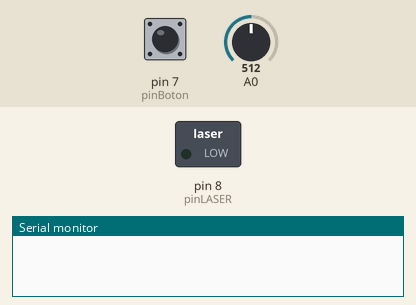
Recording of a sketch running on a simulated Arduino Uno, built with avr-gcc and run on an emulated ATmega328P. On the bench: switched loads named in the sketch (green lamp = pin HIGH), the last lines printed to the serial monitor. The inputs (shaded band) are chosen by the test bench; at power-on: pin 7 (pinBoton) LOW, A0 = 512.

Above: at 1.2 s.
1.3 s: pin 7 (pinBoton) pulled HIGH for 0.15 s
At 2.1 s:
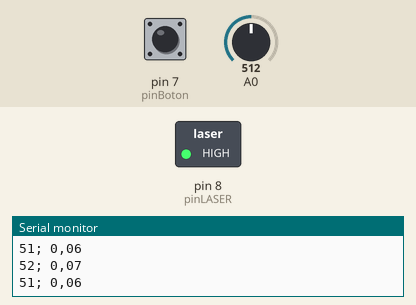
5.9 s: pin 7 (pinBoton) pulled HIGH for 1 s
At 7.0 s:
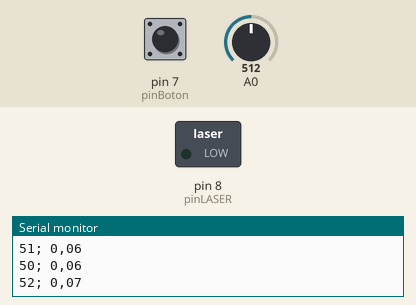
Timing chart, 0 to 8.9 s (numbered marks = the images above; inputs shaded):
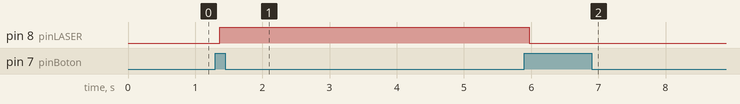

The sketch:

laser_LDR_medida_directa_reconoce_minimo_calculo_distancia.ino
```cpp
/*
 Estudiar primero cómo recibe la señal el LDR; ver su máximo, y la luz a medioambiente. Obtner valores, o la gráfica directamente
 Si obtengo la gráfica, guardr en fichero CSV y abrir con LibreOffice Calc. Represnetar y en losdatos, mostrar categorías.
 Se ven muy bien las oscialciones. Reconocer la forma de la onda, y calcular el perído.
 Comprobar con la fórmula T = 2*Pi*RAIZ(longitud/g)
 */
int pinBoton = 7;
int pinLASER = 8;

long tiempo = 0;
long tiempo1 = 0;
long diferencia = 0;

float voltage = 0;
float voltagemenos1 = 0;
float voltagemenos2 = 0;

int contar = 0;

boolean estado = false;

boolean estadoBoton = LOW;

// the setup routine runs once when you press reset:
void setup() {

  pinMode(pinBoton,INPUT);
  pinMode(pinLASER,OUTPUT);

  // initialize serial communication at 9600 bits per second:
  Serial.begin(9600);
}

// the loop routine runs over and over again forever:
void loop() {

  // Encender el laser o no
  int estadoBotonAhora = digitalRead(pinBoton);

  if (estadoBotonAhora==HIGH && estadoBoton==LOW) {
      estado = estado xor 1;
      delay(50);
  }

  estadoBoton = estadoBotonAhora;
  digitalWrite(pinLASER,estado);
  // Fin de encender el laser

  tiempo = millis();
  // read the input on analog pin 0:
  int sensorValue = analogRead(A0);
  // Convert the analog reading (which goes from 0 - 1023) to a voltage (0 - 5V):
  float voltage = sensorValue;
  String voltaje = String(voltage);
  voltaje.replace(".",",");

  // Serial.println(String(tiempo)+" ; "+voltaje);

  // Reconocimiento de
  // if (voltage<900 && estado==HIGH) { // Cuando el voltaje es menor de 900 y el LASER está encendido
  if (estado==HIGH && voltagemenos2>=voltagemenos1 && voltage>=voltagemenos1 && voltagemenos1<900) {
     contar = contar + 1;
     if (contar%2==0) { // Si el conteo es par
        diferencia = tiempo - tiempo1;
        Serial.println(String(diferencia)+"; "+longitud(diferencia));
        // Refresco tiempo
        tiempo1 = tiempo;
        contar = 0;
     } // Fin de la condición que el conteo sea par
     // pequeño retraso para evitar más de una lectura
     // delay(75);
  }

  voltagemenos2 = voltagemenos1;
  voltagemenos1 = voltage;

  delay(25);
}

// Funcion que devuelve la longitud
String longitud(long periodo) {
  // perido viene en milisegundos, convertir a segundos.
  float calculo = 100*9.8*pow(((periodo/1000.0) / (2.0 * 3.141596254)),2.0) ;
  // devuelve la longitud del péndulo en centímetros
  String cadena = String(calculo);
  cadena.replace(".",",");
  return cadena;
}
```

Measured:
- after the input at 1.3 s, pin 8 (pinLASER): LOW → HIGH after 0.07 s
- after the input at 5.9 s, pin 8 (pinLASER): HIGH → LOW after 0.07 s
